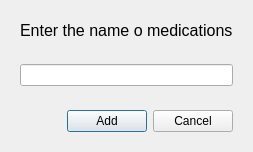
<?xml version="1.0" encoding="UTF-8"?>
<ui version="4.0">
 <class>Add_Medication</class>
 <widget class="QWidget" name="Add_Medication">
  <property name="geometry">
   <rect>
    <x>0</x>
    <y>0</y>
    <width>247</width>
    <height>152</height>
   </rect>
  </property>
  <property name="windowTitle">
   <string>Form</string>
  </property>
  <layout class="QVBoxLayout" name="verticalLayout_3">
   <item>
    <widget class="QWidget" name="widget" native="true">
     <layout class="QVBoxLayout" name="verticalLayout">
      <item>
       <widget class="QLabel" name="label">
        <property name="font">
         <font>
          <pointsize>12</pointsize>
         </font>
        </property>
        <property name="text">
         <string>Enter the name o medications</string>
        </property>
       </widget>
      </item>
     </layout>
    </widget>
   </item>
   <item>
    <widget class="QWidget" name="widget_2" native="true">
     <layout class="QVBoxLayout" name="verticalLayout_2">
      <item>
       <widget class="QLineEdit" name="input_medication">
        <property name="minimumSize">
         <size>
          <width>0</width>
          <height>0</height>
         </size>
        </property>
        <property name="maximumSize">
         <size>
          <width>16777215</width>
          <height>16777215</height>
         </size>
        </property>
       </widget>
      </item>
     </layout>
    </widget>
   </item>
   <item>
    <widget class="QWidget" name="widget_3" native="true">
     <layout class="QHBoxLayout" name="horizontalLayout">
      <item>
       <spacer name="horizontalSpacer">
        <property name="orientation">
         <enum>Qt::Horizontal</enum>
        </property>
        <property name="sizeHint" stdset="0">
         <size>
          <width>38</width>
          <height>20</height>
         </size>
        </property>
       </spacer>
      </item>
      <item>
       <widget class="QPushButton" name="btn_add">
        <property name="text">
         <string>Add</string>
        </property>
        <property name="autoDefault">
         <bool>false</bool>
        </property>
        <property name="default">
         <bool>true</bool>
        </property>
       </widget>
      </item>
      <item>
       <widget class="QPushButton" name="btn_cancle">
        <property name="text">
         <string>Cancel</string>
        </property>
       </widget>
      </item>
     </layout>
    </widget>
   </item>
  </layout>
 </widget>
 <resources/>
 <connections/>
</ui>
